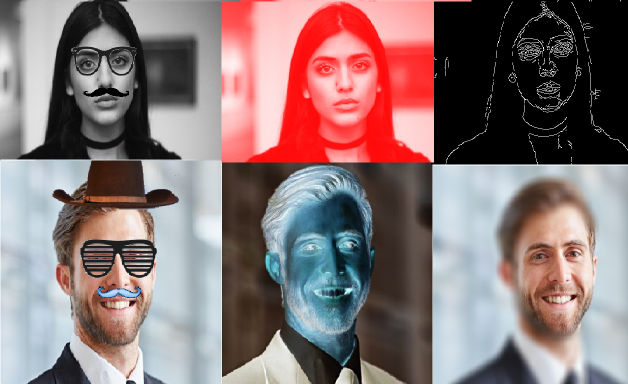
#> input picture Interface_all_functions_gathered/image.png, 1256 x 768 px (shown at 1/2 size)
$ python -i interface_graphique.py   (imports and definitions only)
#> lines starting #> are read from the running program, lines starting #| are printed output that depends on the picture; after the words box and inside, x2 and y2 are one past the last pixel; in counts of white or black regions, pixels touching at a corner belong together
#> further down, picture is the input picture: shape (768, 1256, 3); mean B, G, R 118.1, 117.6, 137.4
###modules #######
from tkinter import *
import cv2
import vlc
from reshape_img import image_resize
import numpy as np


##définition de toutes les fonctions utiles pour les boutons#######################################################################################################################
######fonctions_moustaches ########
def reco_webcam_moustache_fun():
    return(reco_webcam_moustache(4))
def reco_webcam_moustache_serieuse():
    return(reco_webcam_moustache(11))
def reco_webcam_moustache_insolite():
    return(reco_webcam_moustache(5))
##########fonctions_lunette ########
def reco_webcam_lunette_fun():
    return(reco_webcam_lunette(6))
def reco_webcam_lunette_serieuse():
    return(reco_webcam_lunette(10))
def reco_webcam_lunette_insolite():
    return(reco_webcam_lunette(9))
############fonctions_chapeaux ########
def reco_webcam_chapeau_fun():
    return(reco_webcam_chapeau(3))
def reco_webcam_chapeau_serieux():
    return(reco_webcam_chapeau(6))

#######ouverture de nouvelles fenêtres################################################################################################################################
######boutons_moustaches#####
# [273 lines left out: functions new_window_moustaches, new_window_lunettes, new_window_couvres_chef, new_window_filtres, new_window_sourire, draw_mustache and 8 more, not called in this run]

####fonctions utiles aux filtre ####
def alpha_blend(frame_1, frame_2, mask):
    alpha = mask/255.0
    blended = cv2.convertScaleAbs(frame_1*(1-alpha) + frame_2*alpha)
    return blended

def verify_alpha_channel(frame):
    try:
        frame.shape[3] # 4th position
    except IndexError:
        frame = cv2.cvtColor(frame, cv2.COLOR_BGR2BGRA)
    return frame
####filtre circle_focus_blur####
# [25 lines left out: functions apply_circle_focus_blur, reco_webcam_circle_focus_blur, not called in this run]
####filtre portrait_mode#######
def apply_portrait_mode(frame):
    frame= verify_alpha_channel(frame)
    gray = cv2.cvtColor(frame, cv2.COLOR_BGR2GRAY)
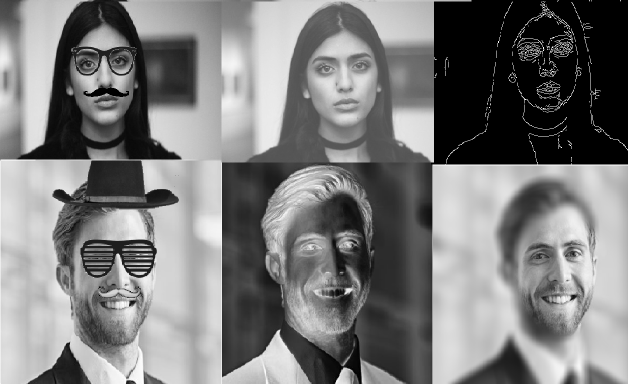
#> gray: shape (768, 1256) (shown at 1/2 size); min 0, max 255, mean 123.6
    _, mask = cv2.threshold(gray, 120,255,cv2.THRESH_BINARY)
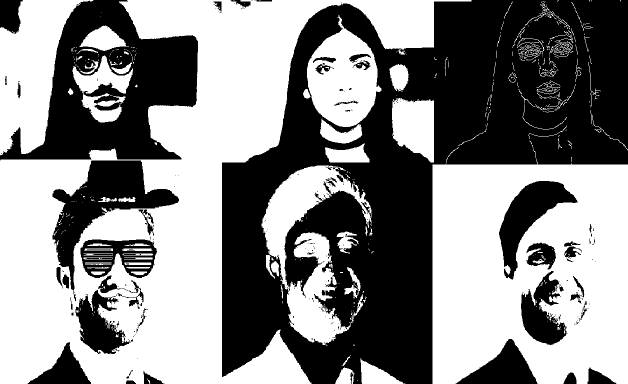
#> mask: shape (768, 1256) (shown at 1/2 size); 53.4% white; 226 black regions (168 under 20 px), largest, box (x1, y1, x2, y2) and area: (444, 0, 1256, 768) 309274, (0, 0, 396, 321) 62746, (105, 321, 358, 589) 20972
    mask = cv2.cvtColor(mask, cv2.COLOR_GRAY2BGRA)
#> mask: shape (768, 1256, 4)
    blured = cv2.GaussianBlur(frame, (21,21), 11)
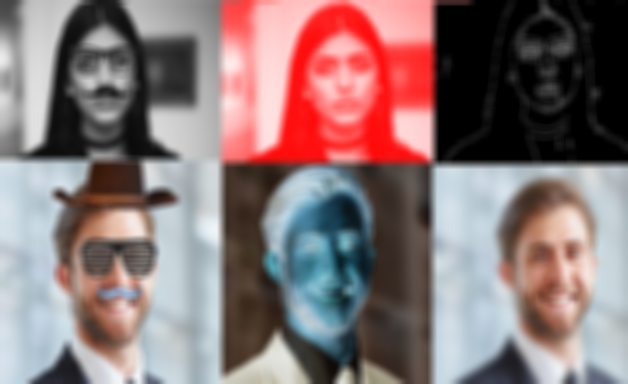
#> blured: shape (768, 1256, 4) (shown at 1/2 size); mean B, G, R, A 118, 117.6, 137.4, 255
    blended = alpha_blend(frame, blured, mask)
#> in alpha_blend, `blended = cv2.convertScaleAbs(frame_1*(1-alpha) + frame_2*alpha)`:
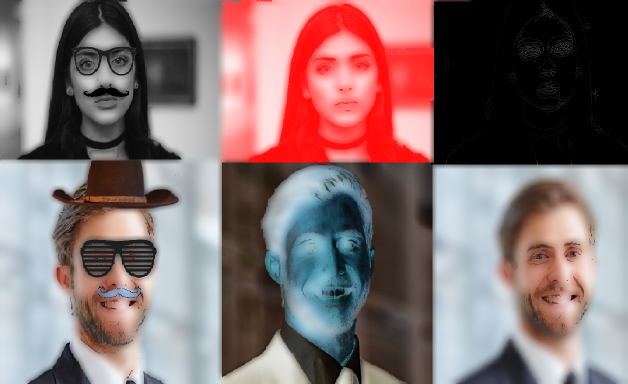
#> blended: shape (768, 1256, 4) (shown at 1/2 size); mean B, G, R, A 113.4, 113, 133.4, 255
    frame = cv2.cvtColor(blended, cv2.COLOR_BGRA2BGR)
#> frame: shape (768, 1256, 3)
    return frame

# [10 lines left out: function reco_webcam_portrait_mode, not called in this run]


##1ère fenêtre ouverte##################################################################################################################################
# [4 lines not run here, left out]

# [1 line that did not run here, left out]
#ajout d'une image
# [1 line that did not run here, left out]
photo = PhotoImage(file ='image.png')
# [1 line that did not run here, left out]
# [1 line not run here, left out]
#ajout des boutons
# [1 line that did not run here, left out]
# [1 line that did not run here, left out]
# [1 line that did not run here, left out]
# [1 line that did not run here, left out]
# [1 line that did not run here, left out]
# [1 line not run here, left out]

>>> import cv2
>>> picture = cv2.imread('image.png')
>>> result = apply_portrait_mode(picture)
